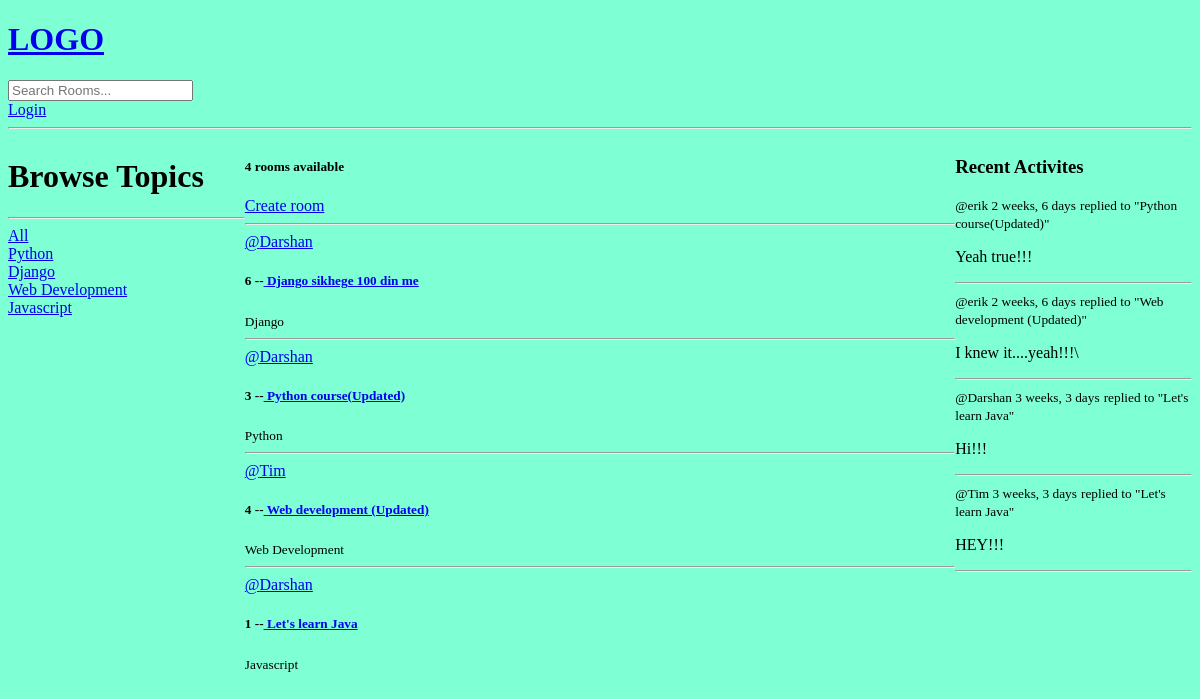
The app's page /, older data.
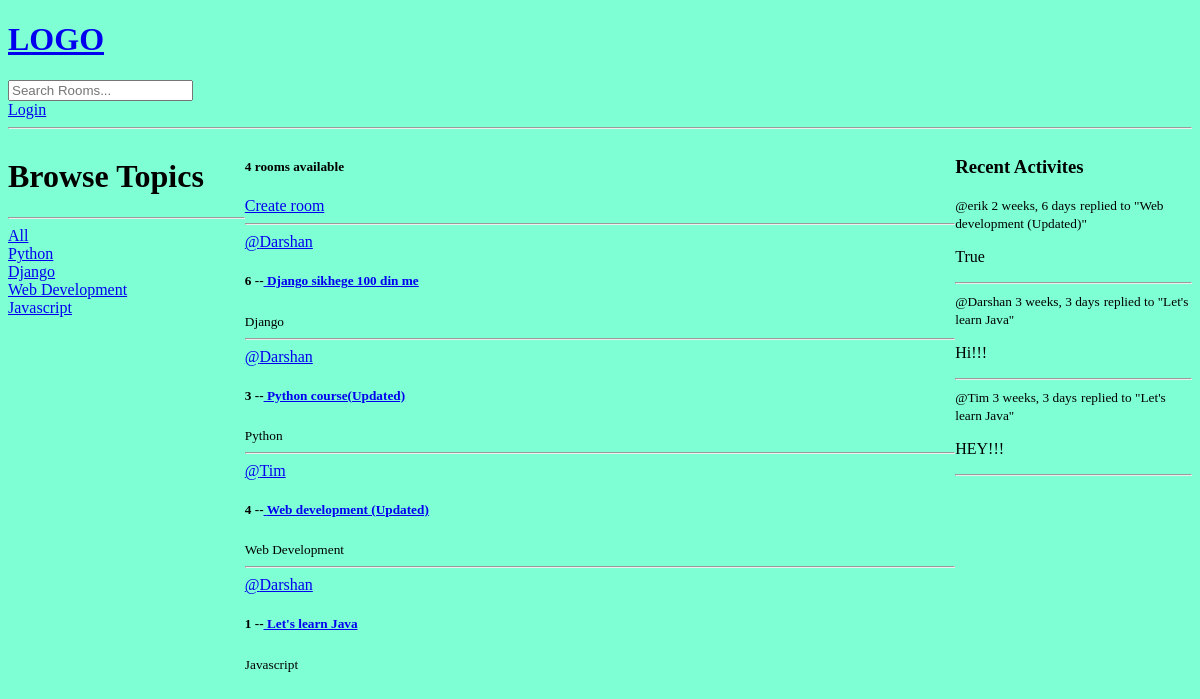
The same page, newer data.
### studyapp/models.py (models this page shows)
class Topic(models.Model):
    name=models.CharField(max_length=200)
    def __str__(self):
        return self.name

class Room(models.Model):
    host=models.ForeignKey(User,on_delete=models.CASCADE,null=True)
    topic=models.ForeignKey(Topic,on_delete=models.SET_NULL,null=True)
    name=models.CharField(max_length=200)
    description=models.TextField(null=True,blank=True)
    participants=models.ManyToManyField(User,related_name='participants',blank=True)
    updated=models.DateTimeField(auto_now=True)
    created=models.DateTimeField(auto_now_add=True)
    class Meta:
        ordering=['-updated','-created']
    def __str__(self):
        return self.name

class Message(models.Model):
    user=models.ForeignKey(User,on_delete=models.CASCADE)
    room=models.ForeignKey(Room,on_delete=models.CASCADE)
    body=models.TextField()
    updated=models.DateTimeField(auto_now=True)
    created=models.DateTimeField(auto_now_add=True)
    class Meta:
        ordering=['-updated','-created']
    def __str__(self) :
        return self.body[0:50]

### studyapp/views.py (the view)
# urls.py: path('',views.home,name='home'),
def home(request):
    q=request.GET.get('q') if request.GET.get('q')!=None else ''
    rooms=Room.objects.filter(Q(topic__name__icontains=q) | Q(name__icontains=q) | Q(description__icontains=q))
    topic=Topic.objects.all()
    room_count=rooms.count()
    room_messages=Message.objects.filter(room__topic__name__icontains=q)
    context={"rooms":rooms,"topic":topic,"room_count":room_count,'room_messages':room_messages}
    return render(request,'studyapp/home.html',context)

### studyapp/templates/studyapp/home.html (shortened to what this page needs)
{% extends 'main.html' %}
{% block content%}
<div class="block_container">
    <div class="block-sidebar">
        {% include 'studyapp/topic_component.html' %}
    </div>
    <div>
        <h5>{{room_count}} rooms available</h5>
        <div><a href="{% url 'create-room'%}">Create room</a></div>
        <div>
            {% include 'studyapp/feed_component.html' %}
        </div>
    </div>
    <div class="activity-container">
        {% include 'studyapp/activity_component.html' %}
    </div>
</div>
{%endblock content%}

### studyapp/templates/studyapp/topic_component.html
<h1>Browse Topics</h1>
<hr>
<div>
    <a href="{% url 'home'%}">All</a>
</div>
{%for t in topic%}
<div>
    <a href="{% url 'home'%}?q={{t.name}}">{{t.name}}</a>
</div>
{%endfor%}

### studyapp/templates/studyapp/feed_component.html (shortened to what this page needs)
{%for room in rooms%}
<div>
    <hr>
    <a href="{% url 'user-profile' room.host.id %}">@{{room.host.username}}</a>
    <h5> {{room.id}} --<a href="{% url 'room' room.id %}"> {{room.name}}</a></h5>
    <small>{{room.topic}}</small>
    <br>
</div>
{%endfor%}

### studyapp/templates/studyapp/activity_component.html (shortened to what this page needs)
<h3>Recent Activites</h3>
{%for message in room_messages%}
<div>
    <small>@{{message.user}} {{message.created | timesince}}</small>
    <small>replied to "{{message.room}}"</small>
    <p>{{message}}</p>
    <hr>
</div>
{%endfor%}

Row changes from the older to the newer data that the page shows:
removed Message: user "erik", created "2 weeks, 6 days", room "Python course(Updated)", body "Yeah true!!!"
removed Message: user "erik", created "2 weeks, 6 days", room "Web development (Updated)", body "I knew it....yeah!!!\\"
added Message: user "erik", created "2 weeks, 6 days", room "Web development (Updated)", body "True"
